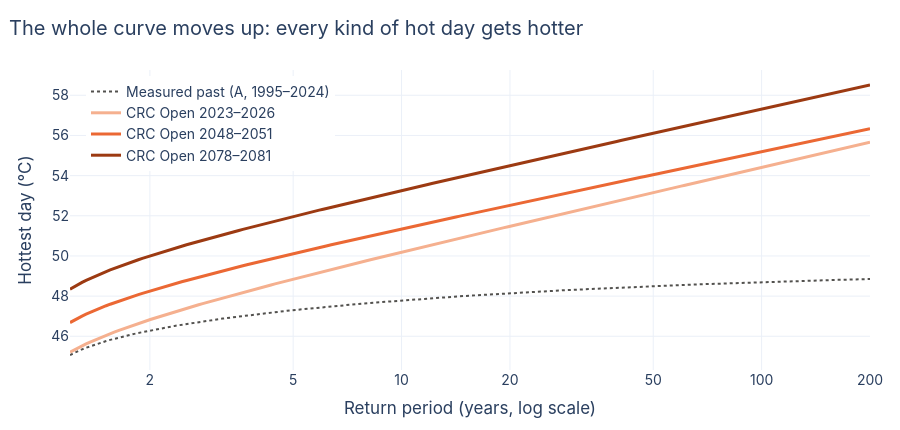

Notebook source saved alongside this figure:
### Code cell
fig = go.Figure()
if station is not None:
    fig.add_trace(go.Scatter(x=rp_grid, y=curve_values(station_curve, rp_grid), mode="lines",
                         name=f"Measured past (A, {STATION_YEARS[0]}–{STATION_YEARS[1]})",
                         line=dict(color=PAST, width=2, dash="dot")))
for (label, curve), color in zip(future.items(), FUTURE):
    fig.add_trace(go.Scatter(x=rp_grid, y=curve_values(curve, rp_grid),
                             mode="lines", name=f"CRC Open {label}", line=dict(color=color, width=3)))
layout(fig, "The whole curve moves up: every kind of hot day gets hotter",
       xaxis=dict(type="log", title="Return period (years, log scale)", tickvals=[1, 2, 5, 10, 20, 50, 100, 200]),
       yaxis_title="Hottest day (°C)", legend=dict(x=0.02, y=0.98))
fig.show()

### Figure 1 — Plotly figure (JSON) as saved in the notebook; plotly's stock layout.template omitted (floating-point values rounded to 4 significant figures; data arrays with more than 128 entries replaced by an {"elided": "..."} marker saying what was removed)
{"data": [{"line": {"color": "#52514e", "dash": "dot", "width": 2}, "mode": "lines", "name": "Measured past (A, 1995–2024)", "type": "scatter", "x": {"elided": "200 float values"}, "y": {"elided": "200 float values"}}, {"line": {"color": "#f5b08f", "width": 3}, "mode": "lines", "name": "CRC Open 2023–2026", "type": "scatter", "x": {"elided": "200 float values"}, "y": {"elided": "200 float values"}}, {"line": {"color": "#eb6834", "width": 3}, "mode": "lines", "name": "CRC Open 2048–2051", "type": "scatter", "x": {"elided": "200 float values"}, "y": {"elided": "200 float values"}}, {"line": {"color": "#9c3a12", "width": 3}, "mode": "lines", "name": "CRC Open 2078–2081", "type": "scatter", "x": {"elided": "200 float values"}, "y": {"elided": "200 float values"}}], "layout": {"font": {"family": "Inter, Helvetica, Arial, sans-serif", "size": 14}, "height": 430, "legend": {"x": 0.02, "y": 0.98}, "margin": {"b": 60, "l": 70, "r": 30, "t": 70}, "title": {"text": "The whole curve moves up: every kind of hot day gets hotter", "x": 0.01}, "xaxis": {"tickvals": [1, 2, 5, 10, 20, 50, 100, 200], "title": {"text": "Return period (years, log scale)"}, "type": "log"}, "yaxis": {"title": {"text": "Hottest day (°C)"}}}}
